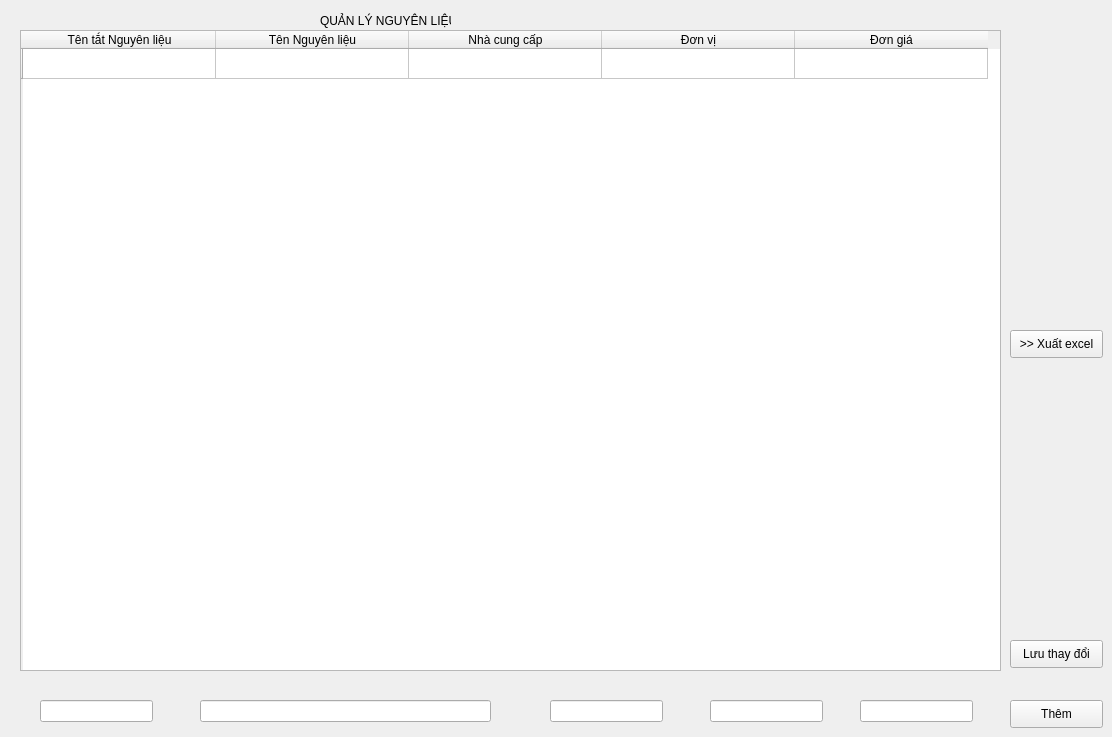
    <widget class="QWidget" name="tab_6">
     <attribute name="title">
      <string>ThongKe</string>
     </attribute>
     <widget class="QPushButton" name="pushButton_19">
      <property name="geometry">
       <rect>
        <x>1010</x>
        <y>330</y>
        <width>93</width>
        <height>28</height>
       </rect>
      </property>
      <property name="text">
       <string>&gt;&gt; Xuất excel</string>
      </property>
     </widget>
     <widget class="QPushButton" name="pushButton_20">
      <property name="geometry">
       <rect>
        <x>1010</x>
        <y>640</y>
        <width>93</width>
        <height>28</height>
       </rect>
      </property>
      <property name="text">
       <string>Lưu thay đổi</string>
      </property>
     </widget>
     <widget class="QLineEdit" name="lineEdit_18">
      <property name="geometry">
       <rect>
        <x>200</x>
        <y>700</y>
        <width>291</width>
        <height>22</height>
       </rect>
      </property>
     </widget>
     <widget class="QLineEdit" name="lineEdit_19">
      <property name="geometry">
       <rect>
        <x>710</x>
        <y>700</y>
        <width>113</width>
        <height>22</height>
       </rect>
      </property>
     </widget>
     <widget class="QTableWidget" name="tableWidget_6">
      <property name="geometry">
       <rect>
        <x>20</x>
        <y>30</y>
        <width>981</width>
        <height>641</height>
       </rect>
      </property>
      <property name="cursor" stdset="0">
       <cursorShape>ArrowCursor</cursorShape>
      </property>
      <property name="contextMenuPolicy">
       <enum>Qt::DefaultContextMenu</enum>
      </property>
      <property name="sizeAdjustPolicy">
       <enum>QAbstractScrollArea::AdjustIgnored</enum>
      </property>
      <property name="autoScroll">
       <bool>true</bool>
      </property>
      <property name="dragDropOverwriteMode">
       <bool>true</bool>
      </property>
      <property name="showGrid">
       <bool>true</bool>
      </property>
      <attribute name="horizontalHeaderCascadingSectionResizes">
       <bool>false</bool>
      </attribute>
      <attribute name="horizontalHeaderDefaultSectionSize">
       <number>193</number>
      </attribute>
      <attribute name="horizontalHeaderShowSortIndicator" stdset="0">
       <bool>false</bool>
      </attribute>
      <attribute name="horizontalHeaderStretchLastSection">
       <bool>false</bool>
      </attribute>
      <attribute name="verticalHeaderShowSortIndicator" stdset="0">
       <bool>false</bool>
      </attribute>
      <attribute name="verticalHeaderStretchLastSection">
       <bool>false</bool>
      </attribute>
      <row>
       <property name="text">
        <string/>
       </property>
      </row>
      <column>
       <property name="text">
        <string>Tên tắt Nguyên liệu</string>
       </property>
      </column>
      <column>
       <property name="text">
        <string>Tên Nguyên liệu</string>
       </property>
      </column>
      <column>
       <property name="text">
        <string>Nhà cung cấp</string>
       </property>
      </column>
      <column>
       <property name="text">
        <string>Đơn vị</string>
       </property>
      </column>
      <column>
       <property name="text">
        <string>Đơn giá</string>
       </property>
      </column>
      <item row="0" column="1">
       <property name="text">
        <string/>
       </property>
      </item>
      <item row="0" column="2">
       <property name="text">
        <string/>
       </property>
      </item>
      <item row="0" column="3">
       <property name="text">
        <string/>
       </property>
      </item>
      <item row="0" column="4">
       <property name="text">
        <string/>
       </property>
      </item>
     </widget>
     <widget class="QLineEdit" name="lineEdit_20">
      <property name="geometry">
       <rect>
        <x>860</x>
        <y>700</y>
        <width>113</width>
        <height>22</height>
       </rect>
      </property>
     </widget>
     <widget class="QPushButton" name="pushButton_21">
      <property name="geometry">
       <rect>
        <x>1010</x>
        <y>700</y>
        <width>93</width>
        <height>28</height>
       </rect>
      </property>
      <property name="text">
       <string>Thêm</string>
      </property>
     </widget>
     <widget class="QLabel" name="label_5">
      <property name="geometry">
       <rect>
        <x>320</x>
        <y>10</y>
        <width>131</width>
        <height>21</height>
       </rect>
      </property>
      <property name="text">
       <string>QUẢN LÝ NGUYÊN LIỆU </string>
      </property>
     </widget>
     <widget class="QLineEdit" name="lineEdit_21">
      <property name="geometry">
       <rect>
        <x>40</x>
        <y>700</y>
        <width>113</width>
        <height>22</height>
       </rect>
      </property>
      <property name="inputMask">
       <string/>
      </property>
      <property name="text">
       <string/>
      </property>
     </widget>
     <widget class="QLineEdit" name="lineEdit_22">
      <property name="geometry">
       <rect>
        <x>550</x>
        <y>700</y>
        <width>113</width>
        <height>22</height>
       </rect>
      </property>
     </widget>
    </widget>
